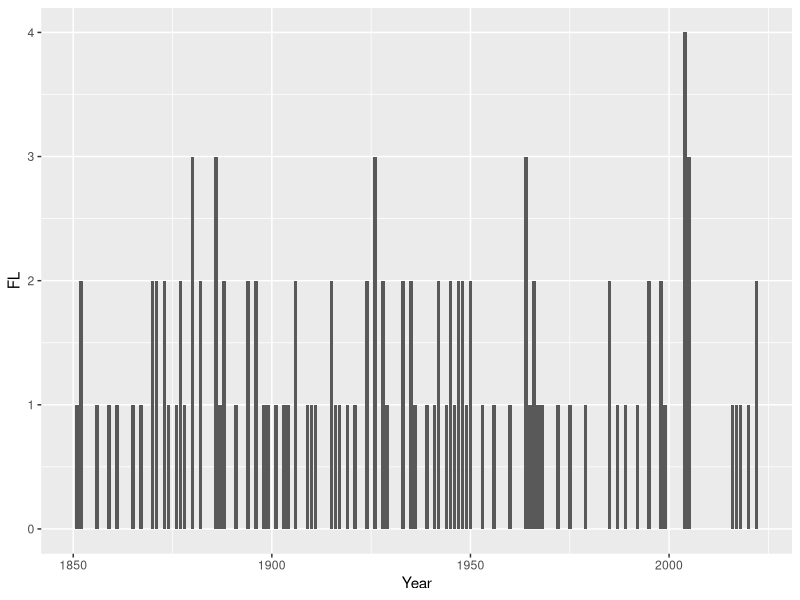

Generate this figure with R:
## ---- chunk 1
Counts.df <- readr::read_table(file = here::here("data", "CONUS_Counts.txt"),
                              show_col_types = FALSE)
library(ggplot2)

ggplot(data = Counts.df,
       mapping = aes(x = Year, y = FL)) +
  geom_col()
## ---- chunk 2
Counts.df |>
  dplyr::summarize(NYears = dplyr::n(),
                   Avg = mean(FL),
                   Var = var(FL),
                   Ratio = Var/Avg)
## ---- chunk 3
Counts.df |>
  dplyr::summarize(nH_G = sum(G),
                   nH_FL = sum(FL),
                   nH_E = sum(E))
## ---- chunk 4
Counts.df |>
  dplyr::summarize(r = cor(G, E))
